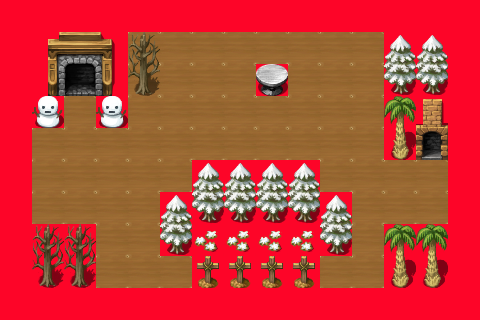

A 2D game scene composited from a Tiled map and its tileset images. What follows is a short description and the map's XML, with each tile layer's data collapsed to a summary:
An orthogonal 15x10 tile map with 32x32 px tiles, 3 tile layers (bg, vatcan, cua), 13 tilesets.

<map version="1.0" orientation="orthogonal" width="15" height="10" tilewidth="32" tileheight="32">
 <properties>
  <property name="map1" value="map1" />
 </properties>
 <tileset firstgid="1" name="map_tiles_2_2" tilewidth="32" tileheight="32">
  <image source="gfx/map_tiles_2_2.png" width="512" height="256" />
 </tileset>
 <tileset firstgid="129" name="map_tiles_1_6" tilewidth="32" tileheight="32">
  <image source="gfx/map_tiles_1_6.png" width="512" height="256" />
 </tileset>
 <tileset firstgid="257" name="map_tiles_2_1" tilewidth="32" tileheight="32">
  <image source="gfx/map_tiles_2_1.png" width="512" height="256" />
  <tile id="84">
   <properties>
    <property name="title" value="title" />
   </properties>
  </tile>
 </tileset>
 <tileset firstgid="385" name="map_tiles_1_7" tilewidth="32" tileheight="32">
  <image source="gfx/map_tiles_1_7.png" width="512" height="256" />
 </tileset>
 <tileset firstgid="513" name="map_tiles_2_5" tilewidth="32" tileheight="32">
  <image source="gfx/map_tiles_2_5.png" width="512" height="256" />
 </tileset>
 <tileset firstgid="641" name="vatcan" tilewidth="32" tileheight="32">
  <image source="gfx/vatcan.png" width="32" height="32" />
  <tile id="0">
   <properties>
    <property name="vatcan" value="vatcan" />
   </properties>
  </tile>
 </tileset>
 <tileset firstgid="642" name="map_tiles_2_8" tilewidth="32" tileheight="32">
  <image source="gfx/map_tiles_2_8.png" width="512" height="224" />
 </tileset>
 <tileset firstgid="754" name="map_tiles_2_7" tilewidth="32" tileheight="32">
  <image source="gfx/map_tiles_2_7.png" width="512" height="256" />
 </tileset>
 <tileset firstgid="882" name="map_tiles_2_6" tilewidth="32" tileheight="32">
  <image source="gfx/map_tiles_2_6.png" width="512" height="256" />
 </tileset>
 <tileset firstgid="1010" name="map_tiles_2_4" tilewidth="32" tileheight="32">
  <image source="gfx/map_tiles_2_4.png" width="512" height="256" />
 </tileset>
 <tileset firstgid="1138" name="map_tiles_2_3" tilewidth="32" tileheight="32">
  <image source="gfx/map_tiles_2_3.png" width="512" height="256" />
 </tileset>
 <tileset firstgid="1266" name="map_tiles_1_5" tilewidth="32" tileheight="32">
  <image source="gfx/map_tiles_1_5.png" width="512" height="256" />
 </tileset>
 <tileset firstgid="1394" name="map_tiles_1_8" tilewidth="32" tileheight="32">
  <image source="gfx/map_tiles_1_8.png" width="512" height="224" />
 </tileset>
 <layer name="bg" width="15" height="10">
  <properties>
   <property name="bg" value="2" />
  </properties>
  <data>[150 cells, 150 non-empty, 2 distinct tile ids]</data>
 </layer>
 <layer name="vatcan" width="15" height="10">
  <properties>
   <property name="vatcan" value="vatcan" />
  </properties>
  <data>[150 cells, 89 non-empty, 1 distinct tile ids]</data>
 </layer>
 <layer name="cua" width="15" height="10">
  <data>[150 cells, 47 non-empty, 18 distinct tile ids]</data>
 </layer>
</map>
